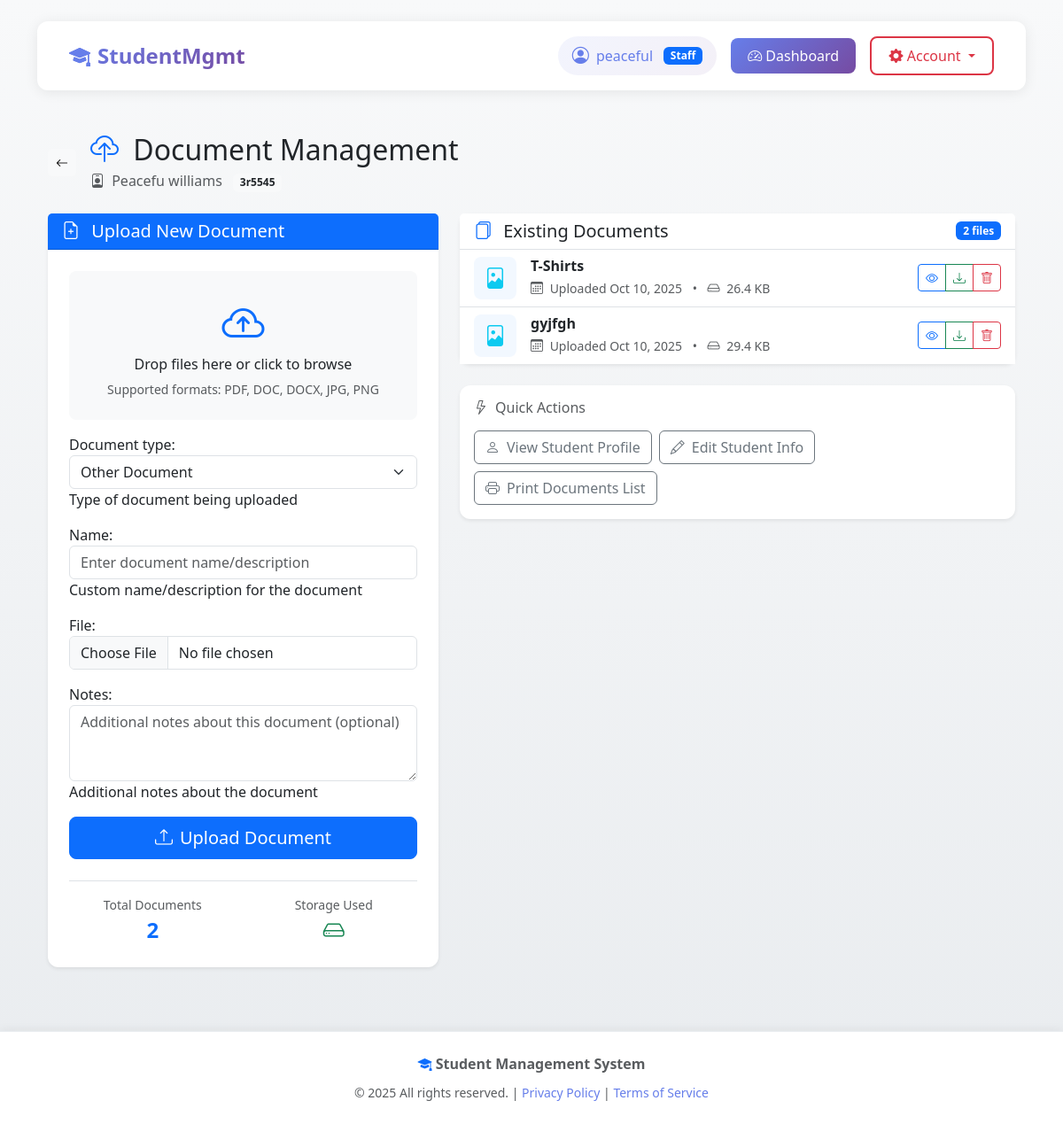
The app's page /student/1/upload/ (signed in) with its own data.
### records/models.py (models this page shows, shortened)
class Student(models.Model):
    surname = models.CharField(max_length=100)
    other_name = models.CharField(max_length=100, blank=True, null=True)
    residential_address = models.TextField()
    permanent_home_address = models.TextField(blank=True, null=True)
    nationality = models.CharField(max_length=50)
    state_of_origin = models.CharField(max_length=50)
    lga = models.CharField(max_length=50)
    date_of_birth = models.DateField()
    place_of_birth = models.CharField(max_length=100)
    religion = models.CharField(max_length=50, blank=True, null=True)
    denomination = models.CharField(max_length=50, blank=True, null=True)
    sex = models.CharField(
        max_length=10, choices=[("Male", "Male"), ("Female", "Female")]
    )
    admission_no = models.CharField(max_length=50, unique=True)
    nin_no = models.CharField(max_length=50, blank=True, null=True)
    class_on_entry = models.CharField(max_length=50)
    date_of_entry = models.DateField()
    class_at_present = models.CharField(max_length=50)
    student_image = models.ImageField(upload_to="students/images/", blank=True, null=True)
    father_name = models.CharField(max_length=100)
    father_address = models.TextField(blank=True, null=True)
    father_occupation = models.CharField(max_length=100, blank=True, null=True)
    father_educational_level = models.CharField(max_length=100, blank=True, null=True)
    father_mobile = models.CharField(max_length=20, blank=True, null=True)
    mother_name = models.CharField(max_length=100)
    mother_address = models.TextField(blank=True, null=True)
    mother_occupation = models.CharField(max_length=100, blank=True, null=True)
    mother_educational_level = models.CharField(max_length=100, blank=True, null=True)
    mother_mobile = models.CharField(max_length=20, blank=True, null=True)
    guardian_name = models.CharField(max_length=100, blank=True, null=True)
    guardian_address = models.TextField(blank=True, null=True)
    guardian_occupation = models.CharField(max_length=100, blank=True, null=True)
    guardian_mobile = models.CharField(max_length=20, blank=True, null=True)
    prev_schools = models.TextField(blank=True, null=True)
    visually_impaired = models.BooleanField(default=False)
    deaf = models.BooleanField(default=False)
    physically_disabled = models.BooleanField(default=False)
    mentally_impaired = models.BooleanField(default=False)
    others = models.TextField(blank=True, null=True)
    created_at = models.DateTimeField(default=timezone.now, editable=False)
    updated_at = models.DateTimeField(default=timezone.now)
    class Meta:
        indexes = [
            models.Index(fields=['admission_no']),
            models.Index(fields=['surname', 'other_name']),
            models.Index(fields=['class_at_present']),
        ]

class StudentDocument(models.Model):
    DOCUMENT_TYPES = [
        ('birth_certificate', 'Birth Certificate'),
        ('nin', 'National Identification Number (NIN)'),
        ('immunization_card', 'Immunization Card'),
        ('waec_result', 'WAEC Result'),
        ('neco_result', 'NECO Result'),
        ('transfer_certificate', 'Transfer Certificate'),
        ('testimonial', 'Testimonial'),
        ('passport', 'Passport Photo'),
        ('medical_report', 'Medical Report'),
        ('other', 'Other Document'),
    ]
    student = models.ForeignKey(
        Student, on_delete=models.CASCADE, related_name="documents"
    )
    document_type = models.CharField(
        max_length=50,
        choices=DOCUMENT_TYPES,
        help_text="Type of document being uploaded",
        default='other'
    )
    name = models.CharField(
        max_length=100,
        help_text="Custom name/description for the document"
    )
    file = models.FileField(upload_to="students/documents/")
    uploaded_at = models.DateTimeField(auto_now_add=True)
    notes = models.TextField(blank=True, null=True, help_text="Additional notes about the document")
    class Meta:
        ordering = ['-uploaded_at']

### records/views.py (the view)
@login_required
@user_passes_test(_is_staff)
def upload_document(request, student_id):
    student = get_object_or_404(Student, id=student_id)
    if request.method == "POST":
        form = StudentDocumentForm(request.POST, request.FILES)
        if form.is_valid():
            try:
                document = form.save(commit=False)
                document.student = student
                document.save()
                messages.success(
                    request, f"Document '{document.name}' uploaded successfully!"
                )
                return redirect("records:student_detail", pk=student.id)
            except Exception as e:
                logger.error(
                    f"Error uploading document for student {student_id}: {str(e)}"
                )
                messages.error(
                    request, "An error occurred while uploading the document."
                )
        else:
            messages.error(request, "Please correct the errors below.")
    else:
        form = StudentDocumentForm()
    context = {
        "form": form,
        "student": student,
    }
    return render(request, "records/upload_document.html", context)

### records/templates/records/upload_document.html (shortened to what this page needs)
{% extends "records/base.html" %}
{% block content %}
<div class="container py-4">
  <div class="d-flex align-items-center mb-4">
  <a href="{% url 'records:student_detail' student.id %}"
       class="btn btn-light btn-sm me-3"
       data-bs-toggle="tooltip"
       title="Back to student">
      <i class="bi bi-arrow-left"></i>
    </a>
    <div>
      <h2 class="mb-1">
        <i class="bi bi-cloud-upload me-2 text-primary"></i>
        Document Management
      </h2>
      <p class="text-muted mb-0">
        <i class="bi bi-person-badge me-1"></i>
        {{ student.surname }} {{ student.other_name }}
        <span class="badge bg-light text-dark ms-2">{{ student.admission_no }}</span>
      </p>
    </div>
  </div>
  <div class="row g-4">
    <div class="col-lg-5">
      <div class="card border-0 shadow-sm sticky-top" style="top: 20px;">
        <div class="card-header bg-primary text-white">
          <h5 class="mb-0">
            <i class="bi bi-file-earmark-plus me-2"></i>
            Upload New Document
          </h5>
        </div>
        <div class="card-body p-4">
          <form method="post" enctype="multipart/form-data" id="uploadForm">
            <div class="upload-area mb-3 p-4 text-center border-2 border-dashed rounded-3" id="uploadArea">
              <i class="bi bi-cloud-arrow-up text-primary mb-3" style="font-size: 3rem;"></i>
              <h6>Drop files here or click to browse</h6>
              <p class="text-muted small mb-0">Supported formats: PDF, DOC, DOCX, JPG, PNG</p>
            </div>
            {{ form.as_p }}
            <div class="d-grid gap-2">
              <button type="submit" class="btn btn-primary btn-lg" id="uploadBtn">
                <i class="bi bi-upload me-2"></i>Upload Document
              </button>
            </div>
          </form>
          <div class="mt-4 pt-3 border-top">
            <div class="row text-center g-3">
              <div class="col-6">
                <div class="text-muted small">Total Documents</div>
                <div class="fs-4 fw-bold text-primary">{{ student.documents.count }}</div>
              </div>
              <div class="col-6">
                <div class="text-muted small">Storage Used</div>
                <div class="fs-4 fw-bold text-success">
                  <i class="bi bi-hdd"></i>
                </div>
              </div>
            </div>
          </div>
        </div>
      </div>
    </div>
    <div class="col-lg-7">
      <div class="card border-0 shadow-sm">
        <div class="card-header bg-white border-bottom d-flex justify-content-between align-items-center">
          <h5 class="mb-0">
            <i class="bi bi-files me-2 text-primary"></i>
            Existing Documents
          </h5>
          <span class="badge bg-primary">{{ student.documents.count }} file{{ student.documents.count|pluralize }}</span>
        </div>
        <div class="card-body p-0">
          {% if student.documents.all %}
            <div class="list-group list-group-flush">
              {% for doc in student.documents.all %}
                <div class="list-group-item list-group-item-action document-item">
                  <div class="row align-items-center g-3">
                    <div class="col-auto">
                      <div class="file-icon">
                        {% if doc.file.name|slice:"-4:" == ".pdf" or doc.file.name|slice:"-4:" == ".PDF" %}
                          <i class="bi bi-file-pdf text-danger"></i>
                        {% elif doc.file.name|slice:"-4:" == ".doc" or doc.file.name|slice:"-5:" == ".docx" %}
                          <i class="bi bi-file-word text-primary"></i>
                        {% elif doc.file.name|slice:"-4:" == ".jpg" or doc.file.name|slice:"-4:" == ".png" or doc.file.name|slice:"-5:" == ".jpeg" %}
                          <i class="bi bi-file-image text-info"></i>
                        {% else %}
                          <i class="bi bi-file-earmark text-secondary"></i>
                        {% endif %}
                      </div>
                    </div>
                    <div class="col">
                      <h6 class="mb-1 fw-semibold">{{ doc.name }}</h6>
                      <div class="small text-muted">
                        <i class="bi bi-calendar3 me-1"></i>
                        Uploaded {{ doc.uploaded_at|date:"M d, Y"|default:"Recently" }}
                        {% if doc.file.size %}
                          <span class="mx-2">•</span>
                          <i class="bi bi-hdd me-1"></i>
                          {{ doc.file.size|filesizeformat }}
                        {% endif %}
                      </div>
                    </div>
                    <div class="col-auto">
                      <div class="btn-group" role="group">
                        <a href="{{ doc.file.url }}"
                           target="_blank"
                           class="btn btn-sm btn-outline-primary"
                           data-bs-toggle="tooltip"
                           title="View Document">
                          <i class="bi bi-eye"></i>
                        </a>
                        <a href="{{ doc.file.url }}"
                           download
                           class="btn btn-sm btn-outline-success"
                           data-bs-toggle="tooltip"
                           title="Download">
                          <i class="bi bi-download"></i>
                        </a>
                        <button type="button"
                                class="btn btn-sm btn-outline-danger"
                                data-bs-toggle="tooltip"
                                title="Delete Document"
                                onclick="confirmDelete('{{ doc.id }}', '{{ doc.name }}')">
                          <i class="bi bi-trash"></i>
                        </button>
                      </div>
                    </div>
                  </div>
                </div>
              {% endfor %}
            </div>
          {% endif %}
        </div>
      </div>
      <div class="card border-0 shadow-sm mt-4">
        <div class="card-body">
          <h6 class="text-muted mb-3">
            <i class="bi bi-lightning me-2"></i>Quick Actions
          </h6>
          <div class="d-flex gap-2 flex-wrap">
            <a href="{% url 'records:student_detail' student.id %}" class="btn btn-outline-secondary">
              <i class="bi bi-person me-2"></i>View Student Profile
            </a>
            <a href="{% url 'records:student_update' student.id %}" class="btn btn-outline-secondary">
              <i class="bi bi-pencil me-2"></i>Edit Student Info
            </a>
            <button class="btn btn-outline-secondary" onclick="window.print()">
              <i class="bi bi-printer me-2"></i>Print Documents List
            </button>
          </div>
        </div>
      </div>
    </div>
  </div>
</div>
{% endblock %}

### records/templates/records/base.html (shortened to what this page needs)
<!DOCTYPE html>
<html lang="en">
{% load static %}
<head>
    <link rel="stylesheet" href="https://cdn.jsdelivr.net/npm/bootstrap@5.3.0/dist/css/bootstrap.min.css">
    <link rel="stylesheet" href="https://cdn.jsdelivr.net/npm/bootstrap-icons@1.11.0/font/bootstrap-icons.css">
    <link rel="stylesheet" href="{% static 'css/main.css' %}">
</head>
<body>
    <div class="container mt-4 mb-5">
        <nav class="navbar navbar-expand-lg navbar-light navbar-custom mb-4">
            <div class="container-fluid">
                <a class="navbar-brand" href="/">
                    <i class="bi bi-mortarboard-fill"></i>
                    StudentMgmt
                </a>
                <div class="collapse navbar-collapse" id="navbarContent">
                    <div class="ms-auto user-info">
                        {% if request.user.is_authenticated %}
                        <div class="user-badge">
                            <i class="bi bi-person-circle"></i>
                            <span>{{ request.user.get_full_name|default:request.user.username }}</span>
                            {% if request.user.is_staff %}
                            <span class="badge bg-primary ms-1">Staff</span>
                            {% endif %}
                        </div>
                        {% if request.user.is_staff %}
                        <a class="btn btn-custom btn-dashboard" href="{% url 'records:admin_dashboard' %}">
                            <i class="bi bi-speedometer2"></i> Dashboard
                        </a>
                        {% endif %}
                        <div class="dropdown">
                            <button class="btn btn-custom btn-logout dropdown-toggle" type="button" id="userDropdown"
                                data-bs-toggle="dropdown" aria-expanded="false">
                                <i class="bi bi-gear-fill"></i> Account
                            </button>
                        </div>
                        {% else %}
                        <a class="btn btn-custom btn-login" href="{% url 'accounts:login' %}">
                            <i class="bi bi-box-arrow-in-right"></i> Login
                        </a>
                        {% endif %}
                    </div>
                </div>
            </div>
        </nav>
        <div class="content-wrapper">
            {% block content %}{% endblock %}
        </div>
    </div>
    <footer class="mt-auto py-4">
        <div class="container text-center text-muted">
            <p class="mb-2">
                <i class="bi bi-mortarboard-fill text-primary"></i>
                <strong>Student Management System</strong>
            </p>
            <p class="mb-0">
                <small>&copy; {% now "Y" %} All rights reserved. |
                    <a href="#" class="text-decoration-none">Privacy Policy</a> |
                    <a href="#" class="text-decoration-none">Terms of Service</a>
                </small>
            </p>
        </div>
    </footer>
</body>
</html>

### records on screen
Student: surname "Peacefu", other_name "williams", admission_no "3r5545", documents.count "2"
StudentDocument: name "T-Shirts", uploaded_at "Oct 10, 2025", file.size|filesizeformat "26.4 KB"
StudentDocument: name "gyjfgh", uploaded_at "Oct 10, 2025", file.size|filesizeformat "29.4 KB"

### other values on screen
{{ request.user.get_full_name|default:request.user.username }} "peaceful"
